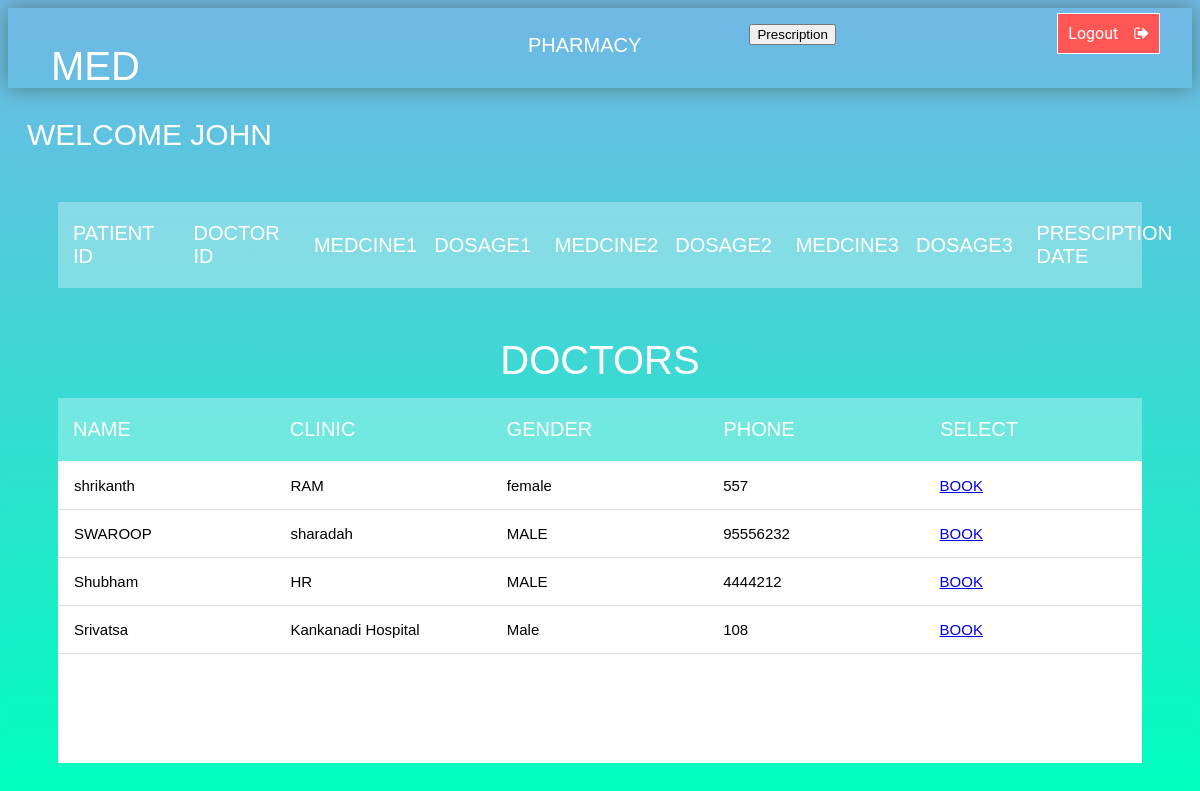
The app's page /PATwelcome.php (signed in) with its own data.
### tables this page shows
CREATE TABLE `doctor` (
  `D_ID` int(10) NOT NULL,
  `D_NAME` varchar(20) NOT NULL,
  `CLINIC` varchar(20) NOT NULL,
  `GENDER` varchar(10) NOT NULL,
  `PHONE` int(10) NOT NULL,
  `email` varchar(100) NOT NULL,
  `password` varchar(100) NOT NULL
);

### PATwelcome.php (the view, shortened to what this page needs)
<!DOCTYPE html>
<html lang="en">
  <head>
    <link rel="stylesheet" href="css/DoctorDisplay.css">
    <link rel="stylesheet" href="css/PATwelcome.css" />
    <link
      rel="stylesheet"
      href="https://cdnjs.cloudflare.com/ajax/libs/font-awesome/4.7.0/css/font-awesome.min.css"
    />
  </head>
  <body>
    <div class="navdiv">
      <nav class="navbar">
        <div class="logo">
          <span>
            <h1><a class="logoa" href="#">MED</a></h1>
          </span>
        </div>
        <div class="links">
          <ul class="ullists">
            <li id="pharid" class="linklist">
              <a class="link1" href="PharmacyDisplay.php">Pharmacy</a>
            </li>
            <li id="signid" class="linklist">
              <form action="" method="post">
                <input type="submit"  name="search" value="Prescription">
              </form>
            </li>
            <li>
            <a id="logout" href="PHlogout.php">Logout &nbsp&nbsp&nbsp<i class="fa fa-sign-out" aria-hidden="true"></i></a>
        </li>
          </ul>
        </div>
      </nav>
<?php echo "<h3>Welcome " . $_SESSION['PAT_NAME'] . "</h3>"; ?>
<section>
            <div class="tbl-header">
                <table cellpadding="0" cellspacing="0" border="0" >
                    <thead>
                        <tr>
                            <th>PATIENT ID</th>
                            <th>DOCTOR ID</th>
                            <th>MEDCINE1</th>
                            <th>DOSAGE1</th>
                            <th>MEDCINE2</th>
                            <th>DOSAGE2</th>
                            <th>MEDCINE3</th>
                            <th>DOSAGE3</th>
                            <th>PRESCIPTION DATE</th>
                        </tr>
                    </thead>
                </table>
            </div>
    </section>
<form action="" method="post">
<section>
        <h1>DOCTORS</h1>
            <div class="tbl-header">
                <table cellpadding="0" cellspacing="0" border="0" >
                    <thead>
                        <tr>
                            <th>NAME</th>
                            <th>CLINIC</th>
                            <th>GENDER</th>
                            <th>PHONE</th>
                            <th>SELECT</th>
                        </tr>
                    </thead>
                </table>
            </div>
    <div class="tbl-content">
        <table  cellpadding="0" cellspacing="0" border="0">
            <tbody>
            <?php
                include 'connection.php';
                $selectquery=" select  *  from  doctor " ;
                $query=mysqli_query($con,$selectquery);
                while($res=mysqli_fetch_array($query))
                {
             ?>
             <tr>
                 <td> <?php  echo $res['D_NAME'];  ?></td>
                 <td> <?php  echo $res['CLINIC'];  ?></td>
                 <td> <?php  echo $res['GENDER'];   ?></td>
                 <td> <?php  echo $res['PHONE'] ;  ?></td>
                 <td><a href="BookDOC.php?Did=<?php  echo $res['D_ID'];  ?>">BOOK</a></td>
             </tr>
           <?php
                }
                 ?>
            </tbody>
        </table>
    </div>
    </section>
  </form>
  </body>
</html>

### css/DoctorDisplay.css (style rules this page uses)
body { font-family: 'Poppins',sans-serif; }
h1 { font-size: 40px; color: #fff; text-transform: uppercase; font-weight: 300; text-align: center; margin-bottom: 15px; font-family: 'Poppins',sans-serif; }
table { width:100%; table-layout: fixed; }
.tbl-header { background-color: rgba(255,255,255,0.3); }
.tbl-content { height:300px; overflow-x:auto; margin-top: 0px; border: 1px solid rgba(255,255,255,0.3); background: #fff; }
th { padding: 20px 15px; text-align: left; font-weight: 500; font-size: 20px; color: #fff; text-transform: uppercase; font-family: 'Poppins',sans-serif; }
td { padding: 15px; text-align: left; vertical-align:middle; font-weight: 300; font-size: 15px; color: black; font-family: 'Poppins',sans-serif; border-bottom: 1px solid rgb(219, 219, 219); }
body { background: -webkit-linear-gradient(#71b7e6, #00FFBF); background: linear-gradient(to right, #71b7e6, #00FFBF); font-family: 'Roboto', sans-serif; }
section { margin: 50px; }
span { width: 10px; }

### css/PATwelcome.css (style rules this page uses)
body { background: -webkit-linear-gradient(#71b7e6, #00FFBF); }
.navdiv { background: -webkit-linear-gradient(#71b7e6, #00FFBF); height: 100%; }
.navbar { display: grid; height: 80px; width: 100%; margin-top: 6px; justify-content: center; align-items: center; grid-template-columns: 1fr 2fr 2fr 2fr 5fr 32px; box-shadow: 0px 0px 20px 0px rgb(79, 129, 129); }
h3 { font-size: 30px; color: #fff; text-transform: uppercase; font-weight: 300; margin-bottom: 15px; font-family: 'Poppins',sans-serif; margin-left: 19px; }
.logo { display: flex; justify-content: center; align-items: center; font-family: "Audiowide", sans-serif; font-size: 20px; color: white; grid-column: 1/2; }
.logo .logoa { text-decoration: none; color: white; }
.links { grid-column: 4/6; align-items: center; justify-content: center; margin-bottom: 30px; }
.links .ullists { list-style-type: none; display: flex; flex-direction: row; justify-content: space-between; }
.links .link1 { text-decoration: none; color: white; margin-top: 10px; font-size: 20px; position: absolute; font-family: 'Trebuchet MS', 'Lucida Sans Unicode', 'Lucida Grande', 'Lucida Sans', Arial, sans-serif; text-transform: uppercase; }
#logout { color: white; text-decoration: none; background-color: #ff5656; padding: 10px; border: 1px solid #fff; }

### records on screen
doctor: D_NAME "shrikanth", CLINIC "RAM", GENDER "female", PHONE "557"
doctor: D_NAME "SWAROOP", CLINIC "sharadah", GENDER "MALE", PHONE "95556232"
doctor: D_NAME "Shubham", CLINIC "HR", GENDER "MALE", PHONE "4444212"
doctor: D_NAME "Srivatsa", CLINIC "Kankanadi Hospital", GENDER "Male", PHONE "108"

### other values on screen
$_SESSION['PAT_NAME'] "JOHN"
